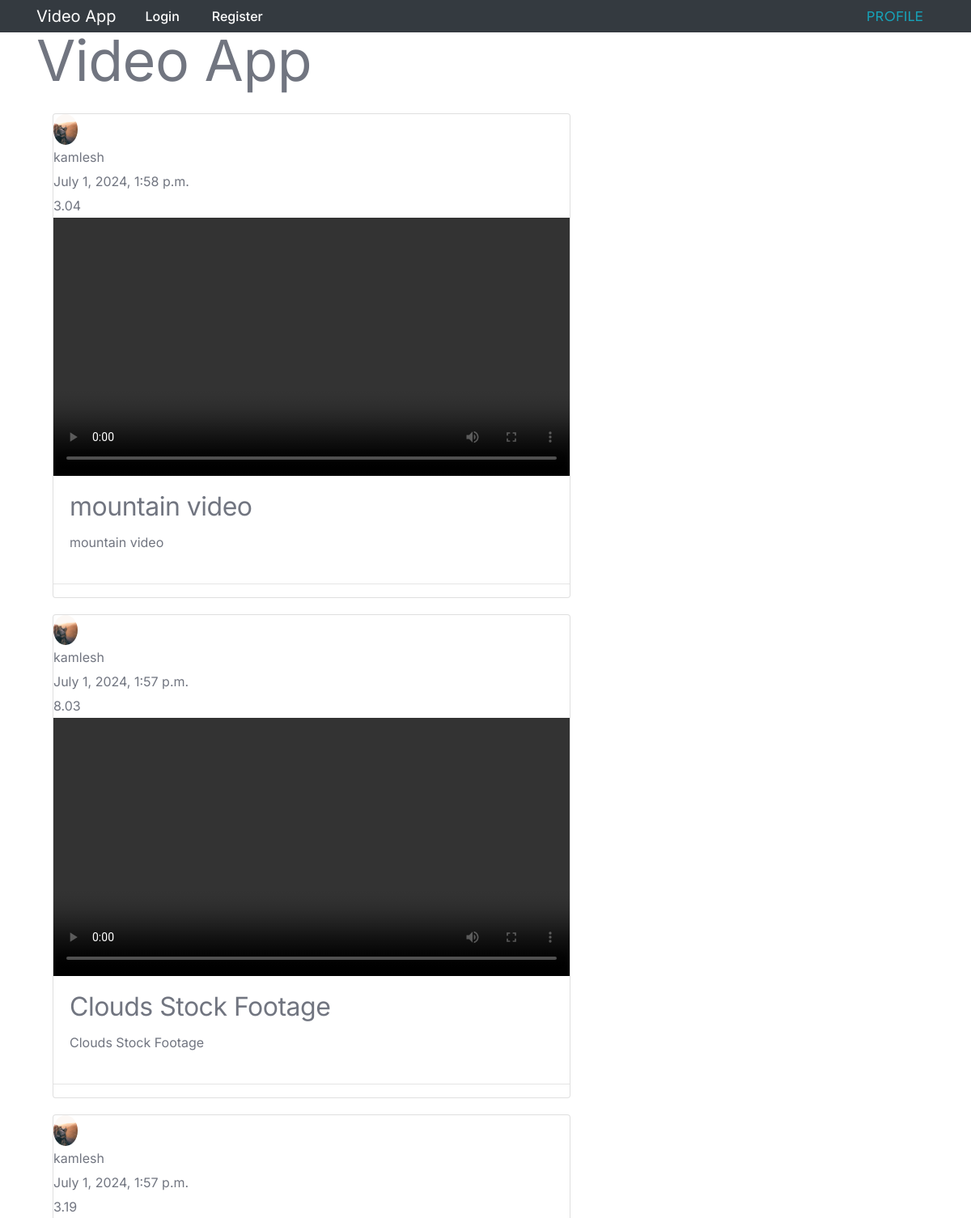
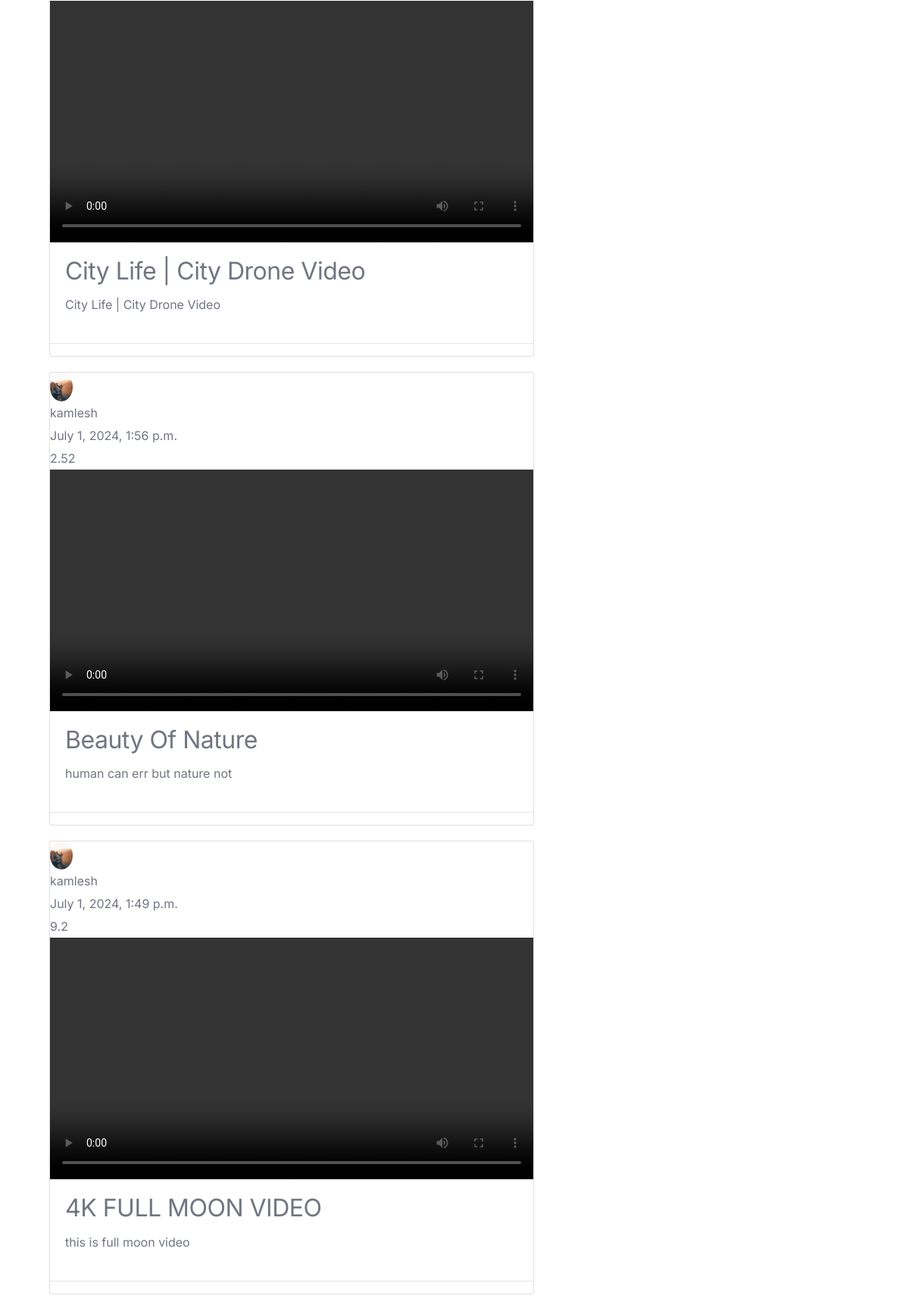
The page / (upper part) on the database its author committed (2 pictures, top to bottom).
### stream/models.py (models this page shows, shortened)
class VidStream(models.Model):
    streamer = models.ForeignKey(User, on_delete=models.CASCADE)
    title = models.CharField(max_length=300)
    description = models.TextField(max_length=600)
    upload_date = models.DateTimeField(default=timezone.now)
    video = models.FileField(upload_to='')
    duration = models.FloatField(null=True, blank=True)

### streamers/models.py (models this page shows, shortened)
class Profile(models.Model):
    user = models.OneToOneField(User, on_delete=models.CASCADE)
    image = models.ImageField(default="mountain.jpg", upload_to='profile-pics')

### stream/views.py (the view)
# urls.py: path('',GeneralVideoListView.as_view(), name="video-list"),
class GeneralVideoListView(ListView):
    model = VidStream
    template_name = 'stream/video-list.html'
    context_object_name = 'videos'
    ordering = ['-upload_date']

### stream/templates/stream/video-list.html
{% extends 'stream/base.html'%}
{% block content %}
    <div>
        <h1>Video App </h1>
    <div>
        {% for item in videos%}
        <div class="card" style="width: 40rem; margin: 20px; box-shadow: 12em;">
            <img class="rounded-circle border-dark" src="{{ item.streamer.profile.image.url }}" style="border-color: red;" width="30" height="30">
            <a class="mr-2" href="{% url 'stream:user-videos' item.streamer.username %}" style="text-align: start;">{{ item.streamer }}</a>
            <h12 style="text-align: start;">{{ item.upload_date }}</h12>
            <h12 style="text-align: start;">{{ item.duration }}</h12>
            <video class="card-image-top" controls>
                <source src="{{ item.video.url }}" type="video/mp4">
              </video>
            <div class="card-body">
              <h5 class="card-title"><a href="{% url 'stream:video-detail' item.id  %}">{{ item.title }}</a></h5>
              <p class="card-text">{{item.description }}</p>
            </div>
            <hr>
          </div>
        {% endfor %}
    </div>
{% endblock content %}

### rows shown on the page
VidStream: streamer.profile.image (picture), streamer "kamlesh", upload_date "July 1, 2024, 1:58 p.m.", duration "3.04", title "mountain video", description "mountain video"
VidStream: streamer.profile.image (picture), streamer "kamlesh", upload_date "July 1, 2024, 1:57 p.m.", duration "8.03", title "Clouds Stock Footage", description "Clouds Stock Footage"
VidStream: streamer.profile.image (picture), streamer "kamlesh", upload_date "July 1, 2024, 1:57 p.m.", duration "3.19", title "City Life | City Drone Video", description "City Life | City Drone Video"
VidStream: streamer.profile.image (picture), streamer "kamlesh", upload_date "July 1, 2024, 1:56 p.m.", duration "2.52", title "Beauty Of Nature", description "human can err but nature not"
VidStream: streamer.profile.image (picture), streamer "kamlesh", upload_date "July 1, 2024, 1:49 p.m.", duration "9.2", title "4K FULL MOON VIDEO", description "this is full moon video"
